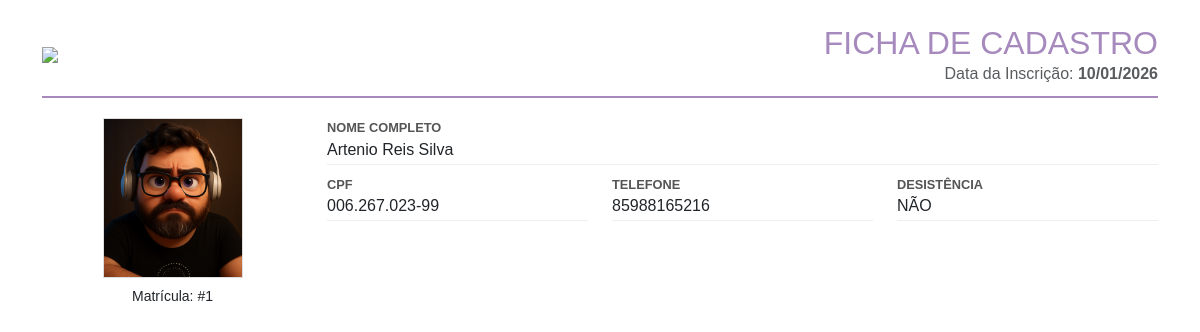
Screenshot of /imprimir/1 (signed in) with the database file from the repository.
### models.py (models this page shows, shortened)
class Aluno(db.Model):
    id = db.Column(db.Integer, primary_key=True)
    foto = db.Column(db.String(200), nullable=True)
    nome_completo = db.Column(db.String(100), nullable=False)
    cpf = db.Column(db.String(14), nullable=True)
    telefone = db.Column(db.String(20), nullable=True)
    data_nascimento = db.Column(db.Date, nullable=False)
    idade = db.Column(db.Integer, nullable=False)
    nome_pais = db.Column(db.String(100), nullable=False)
    curso = db.Column(db.String(100), nullable=False)
    setor = db.Column(db.String(20), nullable=False)
    endereco = db.Column(db.String(200), nullable=False)
    escola = db.Column(db.String(100), nullable=False)
    trabalho_ficha_adulto = db.Column(db.Boolean, default=False)
    nome_trabalho_profissao = db.Column(db.String(100), nullable=True)
    bolsa_familia = db.Column(db.Boolean, default=False)
    irmaos = db.Column(db.Integer, default=0)
    renda_familiar = db.Column(db.Float, nullable=False)
    pessoas_residencia = db.Column(db.Integer, nullable=False)
    desistencia = db.Column(db.String(10), default='NÃO')
    observacao = db.Column(db.Text, nullable=True)
    data_cadastro = db.Column(db.DateTime, default=datetime.utcnow)

### app.py (the view)
@app.route('/imprimir/<int:id>')
@login_required
def imprimir(id):
    aluno = Aluno.query.get_or_404(id)
    return render_template('ficha_impressao.html', aluno=aluno)

### app.py (called while the page is built)
def login_required(f):
    @wraps(f)
    def decorated_function(*args, **kwargs):
        if 'logged_in' not in session:
            return redirect(url_for('login'))
        return f(*args, **kwargs)
    return decorated_function

@app.context_processor
def utility_processor():
    def format_currency(value): return f"R$ {value:,.2f}".replace('.', ',')
    def format_date(value): return value.strftime('%d/%m/%Y') if value else ""
    return dict(format_currency=format_currency, format_date=format_date, now=datetime.now())

### templates/ficha_impressao.html (shortened to what this page needs)
<!DOCTYPE html>
<html lang="pt-BR">
<head>
    <link href="https://cdn.jsdelivr.net/npm/bootstrap@5.3.0/dist/css/bootstrap.min.css" rel="stylesheet">
</head>
<body onload="window.print()">
    <div class="container my-4">
        <div class="ficha-header d-flex justify-content-between align-items-center">
            <img src="{{ url_for('static', filename='images/cropped-sociedade_da_redencao_logotipo_retangular01_cor.png') }}" class="logo-print">
            <div class="text-end">
                <h2 class="mb-0" style="color: #a689bd;">FICHA DE CADASTRO</h2>
                <p class="mb-0 text-muted">Data da Inscrição: <strong>{{ aluno.data_cadastro.strftime('%d/%m/%Y') }}</strong></p>
            </div>
        </div>
        <div class="row">
            <div class="col-3 text-center">
                {% if aluno.foto %}<img src="{{ url_for('uploaded_file', filename=aluno.foto) }}" class="aluno-foto-print">
                {% else %}<div class="aluno-foto-print bg-light d-flex align-items-center justify-content-center">Sem Foto</div>{% endif %}
                <p class="mt-2 small">Matrícula: #{{ aluno.id }}</p>
            </div>
            <div class="col-9">
                <div class="row">
                    <div class="col-12"><div class="label-field">Nome Completo</div><div class="value-field">{{ aluno.nome_completo }}</div></div>
                    <div class="col-4"><div class="label-field">CPF</div><div class="value-field">{{ aluno.cpf if aluno.cpf else '---' }}</div></div>
                    <div class="col-4"><div class="label-field">Telefone</div><div class="value-field">{{ aluno.telefone if aluno.telefone else '---' }}</div></div>
                    <div class="col-4"><div class="label-field">Desistência</div><div class="value-field">{{ aluno.desistencia }}</div></div>
                </div>
            </div>
        </div>
        </div>
</body>
</html>

### templates/ficha_impressao.html (style rules this page uses)
body { background-color: white; font-family: sans-serif; }
.ficha-header { border-bottom: 2px solid #a689bd; padding-bottom: 10px; margin-bottom: 20px; }
.logo-print { max-height: 70px; }
.aluno-foto-print { width: 140px; height: 160px; object-fit: cover; border: 1px solid #ddd; }
.label-field { font-weight: bold; color: #555; font-size: 0.8rem; text-transform: uppercase; }
.value-field { border-bottom: 1px solid #eee; padding-bottom: 2px; margin-bottom: 10px; font-size: 1rem; }

### rows the page displays
Aluno: data_cadastro "10/01/2026", foto (picture), id "1", nome_completo "Artenio Reis Silva", cpf "006.267.023-99", telefone "85988165216", desistencia "NÃO"
